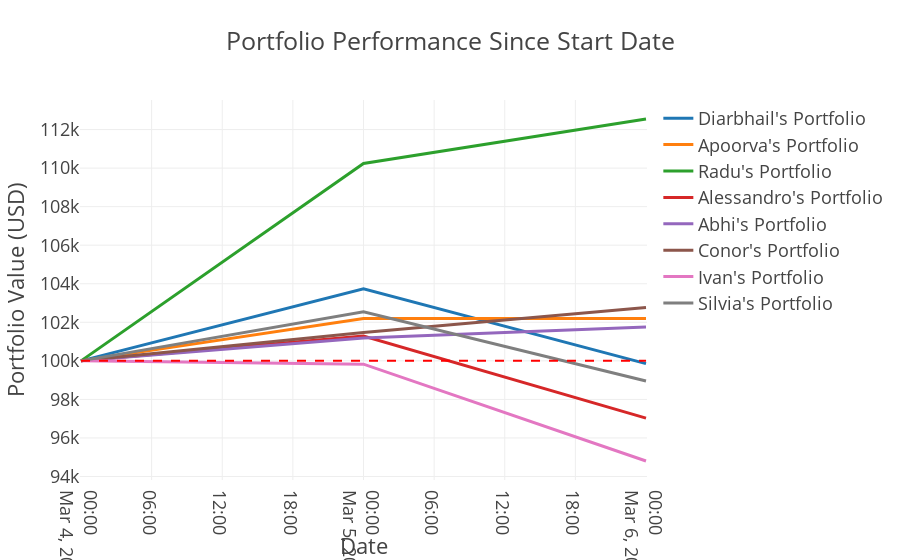

Notebook source saved alongside this figure:
### Code cell
# Plot the portfolio values over time using Plotly
fig = go.Figure()

# Plot individual portfolios
for name in portfolio_values.columns:
    fig.add_trace(go.Scatter(
        x=portfolio_values.index,
        y=portfolio_values[name],
        name=f"{name}'s Portfolio",
        mode='lines'
    ))

# Add a horizontal line for initial investment
fig.add_shape(
    type="line",
    x0=portfolio_values.index[0],
    y0=INITIAL_VALUE_USD,
    x1=portfolio_values.index[-1],
    y1=INITIAL_VALUE_USD,
    line=dict(color="red", width=2, dash="dash")
)

# Update layout
fig.update_layout(
    title='Portfolio Performance Since Start Date',
    xaxis_title='Date',
    yaxis_title='Portfolio Value (USD)',
    template='presentation',
    hovermode='x unified'
)

# Show the figure
fig.show()

### Figure 1 — Plotly figure (JSON) as saved in the notebook; plotly's stock layout.template omitted (floating-point values rounded to 4 significant figures)
{"data": [{"mode": "lines", "name": "Diarbhail's Portfolio", "type": "scatter", "x": ["2025-03-04T00:00:00.000000000", "2025-03-05T00:00:00.000000000", "2025-03-06T00:00:00.000000000"], "y": [100000.0, 103700.0, 99860.0]}, {"mode": "lines", "name": "Apoorva's Portfolio", "type": "scatter", "x": ["2025-03-04T00:00:00.000000000", "2025-03-05T00:00:00.000000000", "2025-03-06T00:00:00.000000000"], "y": [100000.0, 102200.0, 102200.0]}, {"mode": "lines", "name": "Radu's Portfolio", "type": "scatter", "x": ["2025-03-04T00:00:00.000000000", "2025-03-05T00:00:00.000000000", "2025-03-06T00:00:00.000000000"], "y": [100000.0, 110200.0, 112500.0]}, {"mode": "lines", "name": "Alessandro's Portfolio", "type": "scatter", "x": ["2025-03-04T00:00:00.000000000", "2025-03-05T00:00:00.000000000", "2025-03-06T00:00:00.000000000"], "y": [100000.0, 101300.0, 97030.0]}, {"mode": "lines", "name": "Abhi's Portfolio", "type": "scatter", "x": ["2025-03-04T00:00:00.000000000", "2025-03-05T00:00:00.000000000", "2025-03-06T00:00:00.000000000"], "y": [100000.0, 101200.0, 101800.0]}, {"mode": "lines", "name": "Conor's Portfolio", "type": "scatter", "x": ["2025-03-04T00:00:00.000000000", "2025-03-05T00:00:00.000000000", "2025-03-06T00:00:00.000000000"], "y": [100000.0, 101500.0, 102800.0]}, {"mode": "lines", "name": "Ivan's Portfolio", "type": "scatter", "x": ["2025-03-04T00:00:00.000000000", "2025-03-05T00:00:00.000000000", "2025-03-06T00:00:00.000000000"], "y": [100000.0, 99830.0, 94800.0]}, {"mode": "lines", "name": "Silvia's Portfolio", "type": "scatter", "x": ["2025-03-04T00:00:00.000000000", "2025-03-05T00:00:00.000000000", "2025-03-06T00:00:00.000000000"], "y": [100000.0, 102500.0, 98960.0]}], "layout": {"hovermode": "x unified", "shapes": [{"line": {"color": "red", "dash": "dash", "width": 2}, "type": "line", "x0": "2025-03-04T00:00:00", "x1": "2025-03-06T00:00:00", "y0": 100000, "y1": 100000}], "title": {"text": "Portfolio Performance Since Start Date"}, "xaxis": {"title": {"text": "Date"}}, "yaxis": {"title": {"text": "Portfolio Value (USD)"}}}}
